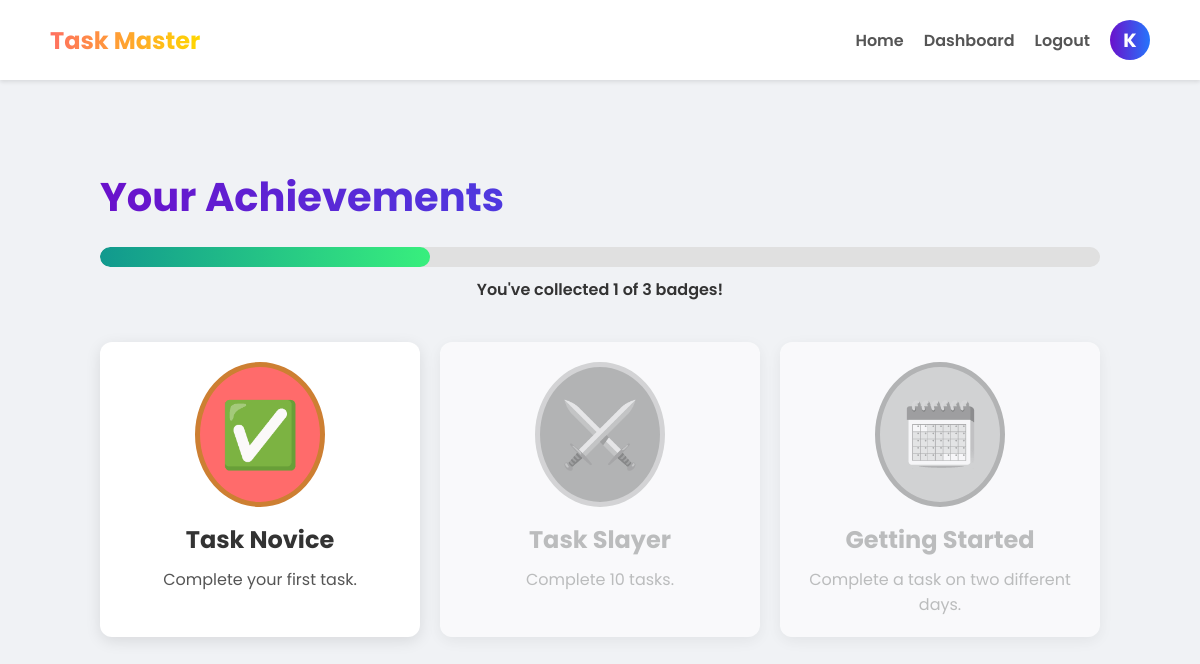
The page /achievements/ (signed in) on the database its author committed.
### core/models.py (models this page shows, shortened)
class Badge(models.Model):
    CATEGORY_CHOICES = [
        ('consistency', 'Consistency'),
        ('workload', 'Workload'),
        ('special', 'Special Event'),
    ]
    TIER_CHOICES = [
        ('bronze', 'Bronze'),
        ('silver', 'Silver'),
        ('gold', 'Gold'),
    ]
    name = models.CharField(max_length=100)
    description = models.TextField()
    icon = models.CharField(max_length=50, help_text="Emoji or icon identifier - e.g., 🗓️")
    category = models.CharField(max_length=20, choices=CATEGORY_CHOICES)
    tier = models.CharField(max_length=10, choices=TIER_CHOICES)

### core/views.py (the view)
# urls.py: path('achievements/', views.achievements_view, name='achievements'),
@login_required
def achievements_view(request):
    profile = request.user.profile
    earned_badges = profile.badges.all()
    all_badges = Badge.objects.all() # Get all badges
    earned_count = earned_badges.count()
    total_count = all_badges.count()
    progress_percentage = int((earned_count / total_count) * 100) if total_count > 0 else 0
    context = {
        'all_badges': all_badges,
        'earned_badges': earned_badges,
        'progress_percentage': progress_percentage,
    }
    return render(request, 'core/achievements.html', context)

### core/templates/core/achievements.html (shortened to what this page needs)
<!DOCTYPE html>
<html lang="en">
<head>
</head>
<body>
    <nav>
        <div class="logo">Task Master</div>
        <div class="nav-links">
            <a href="/">Home</a>
            <a href="/dashboard/">Dashboard</a>
            {% if user.is_authenticated %}
                <a href="/logout/">Logout</a>
                <div class="user-initial">{{ user.username|first|upper }}</div>
            {% endif %}
        </div>
    </nav>
    <main class="main-container">
        <header class="header">
            <h1>Your Achievements</h1>
        </header>
        <section class="progress-section">
            <div class="progress-bar-container">
                <div class="progress-bar-fill" style="width: {{ progress_percentage }}%;"></div>
            </div>
            <p class="progress-label">You've collected {{ earned_badges.count }} of {{ all_badges.count }} badges!</p>
        </section>
        <section class="badges-grid">
            {% for badge in all_badges %}
                <div class="badge-card {% if badge not in earned_badges %}locked{% endif %}">
                    <div class="badge-icon badge-{{ badge.category }} tier-{{ badge.tier }}">
                        {{ badge.icon }}
                    </div>
                    <h2>{{ badge.name }}</h2>
                    <p>{{ badge.description }}</p>
                </div>
            {% endfor %}
        </section>
    </main>
</body>
</html>

### core/templates/core/achievements.html (style rules this page uses)
:root { --bg-color: #f0f2f5; --nav-bg: #fff; --text-color-dark: #333; --card-bg: #fff; --logo-gradient: linear-gradient(90deg, #FF6F61, #FFD700); --header-gradient: linear-gradient(90deg, #6a11cb 0%, #2575fc 100%); --progress-bar-bg: #e0e0e0; --progress-bar-fill: linear-gradient(90deg, #11998e, #38ef7d); --workload-bg: #ff6b6b; --consistency-bg: #48dbfb; --special-bg: #feca57; --bronze-border: #cd7f32; --silver-border: #c0c0c0; --gold-border: #ffd700; }
body { font-family: 'Poppins', sans-serif; margin: 0; background-color: var(--bg-color); color: var(--text-color-dark); }
nav { display: flex; justify-content: space-between; align-items: center; padding: 20px 50px; background-color: var(--nav-bg); box-shadow: 0 2px 4px rgba(0,0,0,0.1); }
.logo { font-size: 1.5rem; font-weight: 700; background: var(--logo-gradient); -webkit-background-clip: text; -webkit-text-fill-color: transparent; }
.nav-links { display: flex; align-items: center; }
.nav-links a { text-decoration: none; color: #555; margin-left: 20px; font-weight: 600; }
.user-initial { display: flex; align-items: center; justify-content: center; width: 40px; height: 40px; border-radius: 50%; background: var(--header-gradient); color: white; font-weight: 700; font-size: 1.2rem; margin-left: 20px; }
.main-container { max-width: 1000px; margin: 40px auto; padding: 20px; }
.header h1 { font-size: 2.5rem; font-weight: 700; background: var(--header-gradient); -webkit-background-clip: text; -webkit-text-fill-color: transparent; margin-bottom: 20px; }
.progress-section { margin-bottom: 40px; }
.progress-bar-container { width: 100%; height: 20px; background-color: var(--progress-bar-bg); border-radius: 10px; overflow: hidden; }
.progress-bar-fill { height: 100%; background: var(--progress-bar-fill); border-radius: 10px; transition: width 1s ease-in-out; }
.progress-label { text-align: center; font-weight: 600; margin-top: 10px; }
.badges-grid { display: grid; grid-template-columns: repeat(auto-fill, minmax(280px, 1fr)); gap: 20px; }
.badge-card { background-color: var(--card-bg); border-radius: 12px; padding: 20px; text-align: center; box-shadow: 0 4px 15px rgba(0,0,0,0.1); transition: all 0.3s ease; }
.badge-icon { font-size: 4rem; padding: 20px; border-radius: 50%; display: inline-block; margin-bottom: 15px; color: white; border-style: solid; border-width: 5px; }
.badge-card h2 { margin: 0 0 10px 0; }
.badge-card p { color: #555; margin: 0; }
.locked { filter: grayscale(100%); opacity: 0.6; }
.locked h2, .locked p { color: #999; }
.badge-workload { background-color: var(--workload-bg); }
.badge-consistency { background-color: var(--consistency-bg); }
.tier-bronze { border-color: var(--bronze-border); }
.tier-silver { border-color: var(--silver-border); }

### rows shown on the page
Badge: icon "✅", name "Task Novice", description "Complete your first task."
Badge: icon "⚔️", name "Task Slayer", description "Complete 10 tasks."
Badge: icon "🗓️", name "Getting Started", description "Complete a task on two different days."

### other values the page prints
{{ user.username|first|upper }} "K"
{{ earned_badges.count }} "1"
{{ all_badges.count }} "3"
